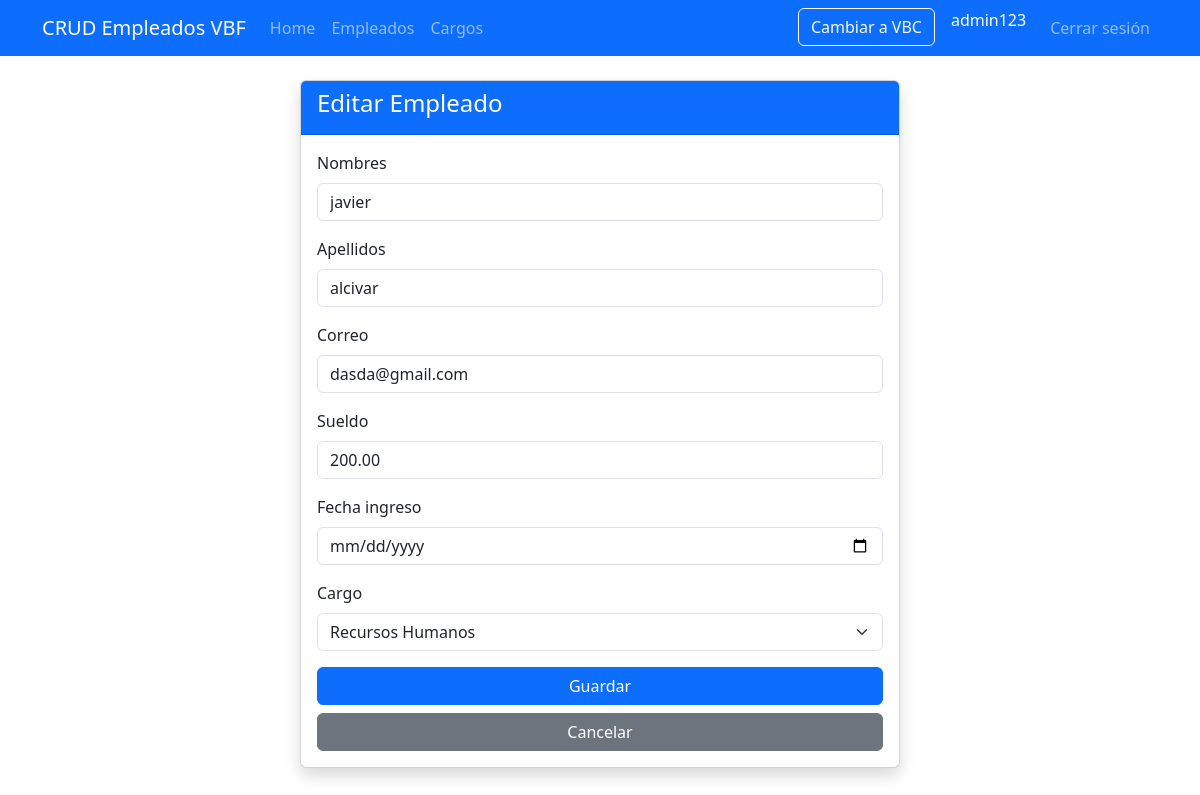
The app's page /empleados/editar/1/ (signed in) with its own data.
### empleados/models.py (models this page shows, shortened)
class Empleado(models.Model):
    nombres = models.CharField(max_length=100)
    apellidos = models.CharField(max_length=100)
    correo = models.EmailField()
    sueldo = models.DecimalField(max_digits=10, decimal_places=2)
    fecha_ingreso = models.DateField()
    cargo = models.ForeignKey(Cargo, on_delete=models.CASCADE)

### empleados/views.py (the view)
# urls.py: path('empleados/editar/<int:pk>/', views.empleado_editar, name='empleado_editar'),
@login_required
def empleado_editar(request, pk):
    empleado = get_object_or_404(Empleado, pk=pk)
    form = EmpleadoForm(request.POST or None, instance=empleado)
    if form.is_valid():
        form.save()
        return redirect('empleado_lista')
    return render(request, 'empleados/empleado_form.html', {'form': form, 'titulo': 'Editar Empleado'})

### empleados/forms.py (shortened to what this page needs)
class EmpleadoForm(forms.ModelForm):
    class Meta:
        model = Empleado
        fields = ['nombres', 'apellidos', 'correo', 'sueldo', 'fecha_ingreso', 'cargo']
        widgets = {
            'nombres': forms.TextInput(attrs={'class': 'form-control'}),
            'apellidos': forms.TextInput(attrs={'class': 'form-control'}),
            'correo': forms.EmailInput(attrs={'class': 'form-control'}),
            'sueldo': forms.NumberInput(attrs={'class': 'form-control'}),
            'fecha_ingreso': forms.DateInput(attrs={'class': 'form-control', 'type': 'date'}),
            'cargo': forms.Select(attrs={'class': 'form-select'}),
        }

### empleados/models.py (called while the page is built)
    def __str__(self):
        return self.nombre

### empleados/templates/empleados/empleado_form.html (shortened to what this page needs)
{% extends 'empleados/base.html' %}
{% block content %}
<div class="card shadow" style="max-width: 600px; margin: auto;">
    <div class="card-header bg-primary text-white">
        <h4>{{ titulo }}</h4>
    </div>
    <div class="card-body">
        <form method="POST">
            {% for field in form %}
            <div class="mb-3">
                <label class="form-label">{{ field.label }}</label>
                {{ field }}
            </div>
            {% endfor %}
            <button type="submit" class="btn btn-primary w-100">Guardar</button>
            <a href="{% url 'empleado_lista' %}" class="btn btn-secondary w-100 mt-2">Cancelar</a>
        </form>
    </div>
</div>
{% endblock %}

### empleados/templates/empleados/base.html (shortened to what this page needs)
<!DOCTYPE html>
<html lang="es">
<head>
    <link href="https://cdn.jsdelivr.net/npm/bootstrap@5.3.0/dist/css/bootstrap.min.css" rel="stylesheet">
</head>
<body>
    <nav class="navbar navbar-expand-lg navbar-dark bg-primary">
        <div class="container">
            <a class="navbar-brand" href="#">CRUD Empleados VBF</a>
            <div class="collapse navbar-collapse">
                <ul class="navbar-nav me-auto">
                    <li class="nav-item">
                         <a class="nav-link" href="{% url 'home' %}"> Home</a>
                    </li>
                    <li class="nav-item">
                        <a class="nav-link" href="{% url 'empleado_lista' %}">Empleados</a>
                    </li>
                    <li class="nav-item">
                        <a class="nav-link" href="{% url 'cargo_lista' %}">Cargos</a>
                    </li>
                </ul>
                <ul class="navbar-nav ms-auto">
                    <li class="nav-item">
                        <a class="btn btn-outline-light me-3" href="{% url 'vbc_empleado_lista' %}">Cambiar a VBC</a>
                    </li>
                    <li class="nav-item">
                        <span class="navbar-text text-white me-3">{{ request.user.username }}</span>
                    </li>
                    <li class="nav-item">
                        <a class="nav-link" href="{% url 'logout' %}">Cerrar sesión</a>
                    </li>
                </ul>
            </div>
        </div>
    </nav>
    <div class="container mt-4">
        {% block content %}{% endblock %}
    </div>
</body>
</html>

### records on screen
Empleado: form "javier" "alcivar" "dasda@gmail.com" "200.00" "Recursos Humanos"

### other values on screen
{{ request.user.username }} "admin123"
{{ titulo }} "Editar Empleado"
{{ field.label }} "Nombres" "Apellidos" "Correo" "Sueldo" "Fecha ingreso" "Cargo"
